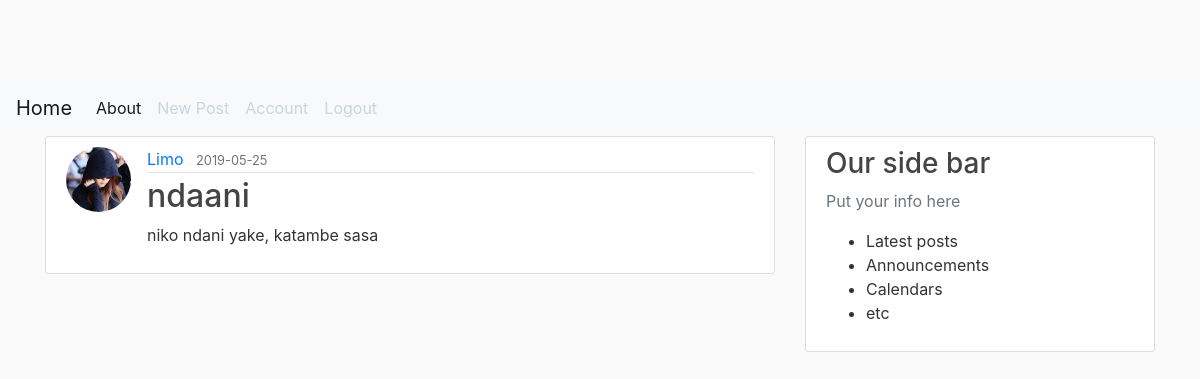
Page /post/15 (signed in) on the committed database.
### flaskblog/models.py (models this page shows, shortened)
class User(db.Model, UserMixin):
    id=db.Column(db.Integer, primary_key=True)
    username = db.Column(db.String(50), unique=True, nullable=False)
    email = db.Column(db.String(120), unique=True, nullable=False)
    image_file = db.Column(db.String(20), nullable=False, default='default.jpg')
    password = db.Column(db.String(60), nullable=False)
    posts= db.relationship('Post', backref='author', lazy=True)

class Post(db.Model):
    id=db.Column(db.Integer, primary_key=True)
    title = db.Column(db.String(100), nullable=False)
    date_posted = db.Column(db.DateTime, nullable=False, default=datetime.utcnow)
    content= db.Column(db.Text, nullable=False)
    user_id=db.Column(db.Integer, db.ForeignKey('user.id'), nullable=False)

### flaskblog/posts/routes.py (the view)
@posts.route("/post/<int:post_id>")
@login_required
def post(post_id):
    post= Post.query.get_or_404(post_id)
    return render_template('post.html', title=post.title, post=post)

### flaskblog/models.py (called while the page is built)
@login_manager.user_loader
def load_user(user_id):
    return User.query.get(int(user_id))

### flaskblog/templates/post.html (shortened to what this page needs)
{% extends "layout.html" %}
{% block content %}
<article class="media content-section">
    <img class="rounded-circle article-img" src="{{ url_for('static', filename='profpics/' + post.author.image_file ) }}" >
    <div class="well media-body">
        <div class="article-metadata">
            <a class="mr-2" href="{{ url_for('users.user_posts', username=post.author.username) }}">{{ post.author.username }}</a>
            <small class="text-muted">{{ post.date_posted.strftime('%Y-%m-%d') }}</small>
        </div>
        <h2 class="article-title" >{{ post.title }}</h2>
        <p class="article-content">{{ post.content }}</p>
    </div>
</article>
{% endblock content %}

### flaskblog/static/main.css (style rules this page uses)
body { background: #fafafa; color: #333333; margin-top: 5rem; }
h1, h2, h3, h4, h5, h6 { color: #444444; }
.content-section { background: #ffffff; padding: 10px 20px; border: 1px solid #dddddd; border-radius: 3px; margin-bottom: 20px; }
.article-title { color: #444444; }
.article-content { white-space: pre-line; }
.article-img { height: 65px; width: 65px; margin-right: 16px; }
.article-metadata { padding-bottom: 1px; margin-bottom: 4px; border-bottom: 1px solid #e3e3e3 }

### rows in the picture
User: image_file (picture), author.username "Limo"
Post: date_posted "2019-05-25", title "ndaani", content "niko ndani yake, katambe sasa"
